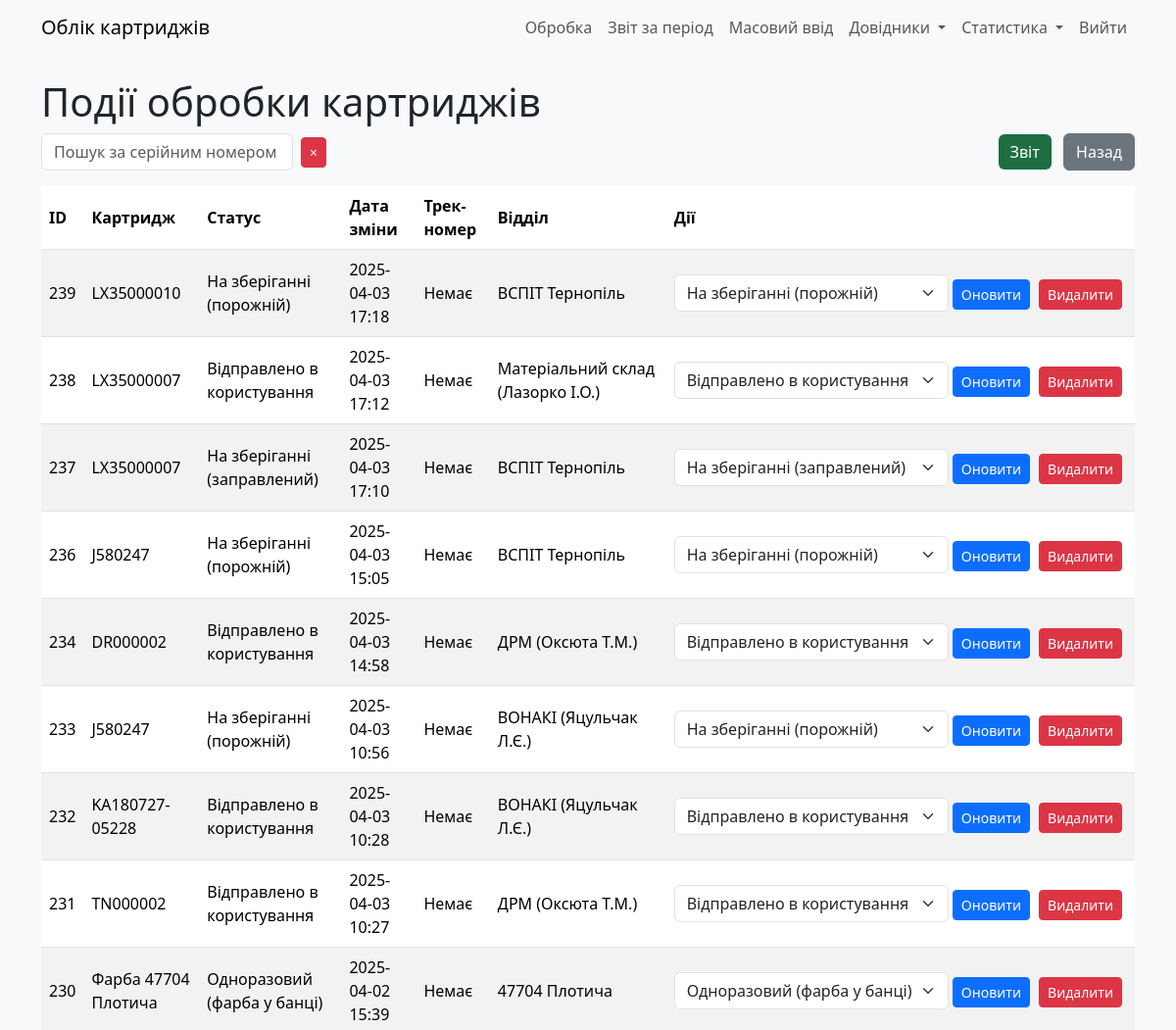
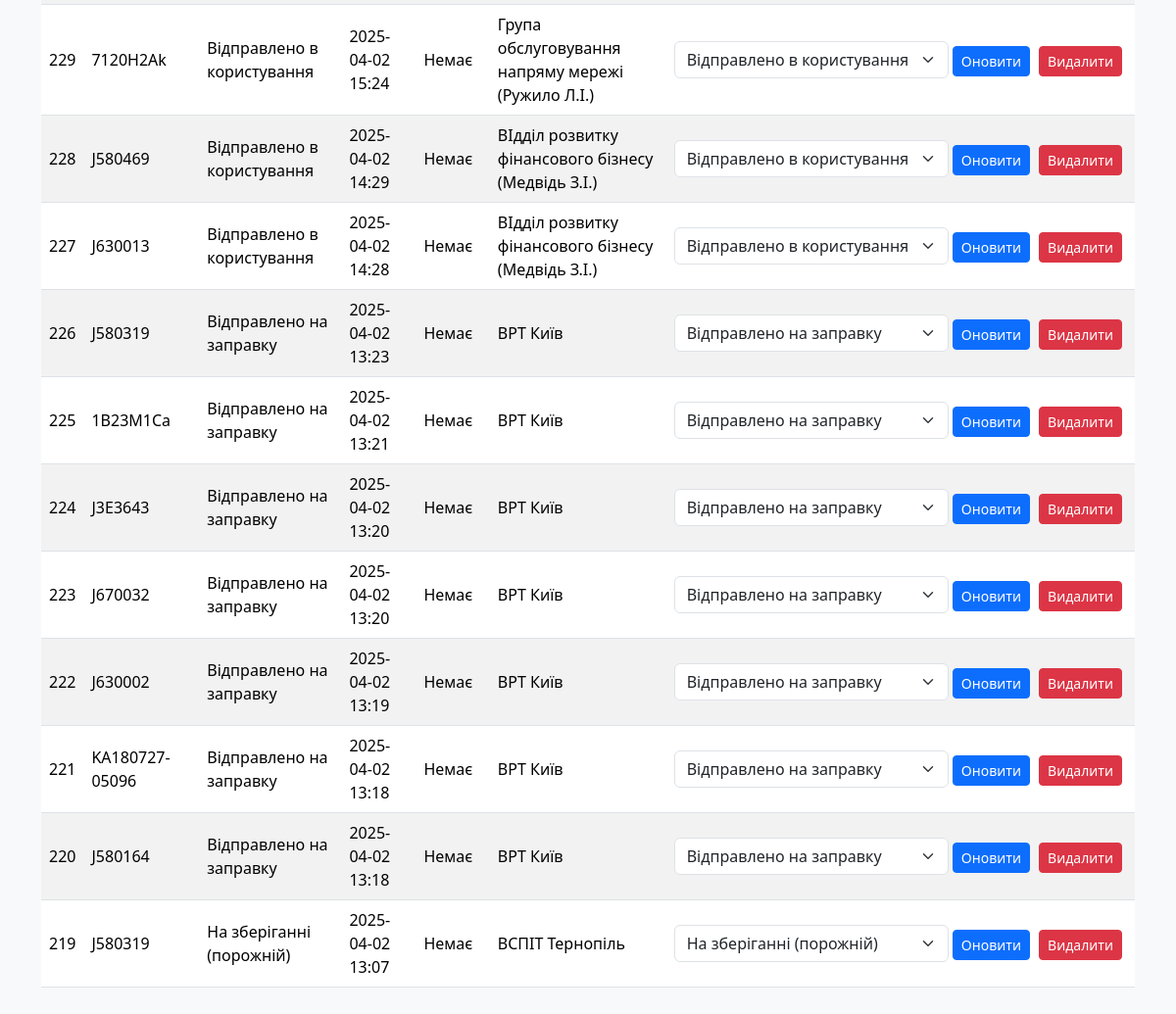
The app's page /cartridge_status (signed in), older data (2 pictures, top to bottom).
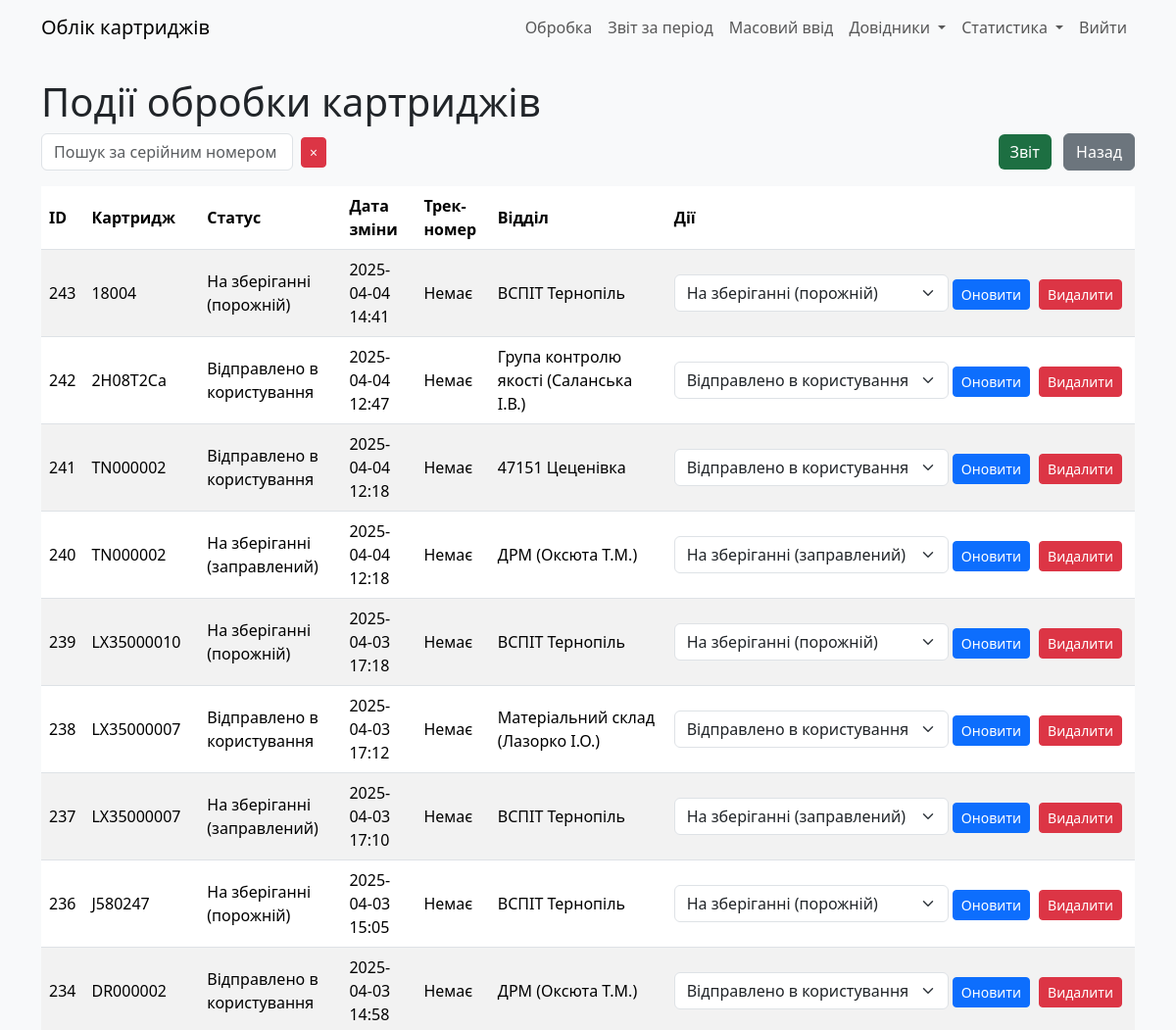
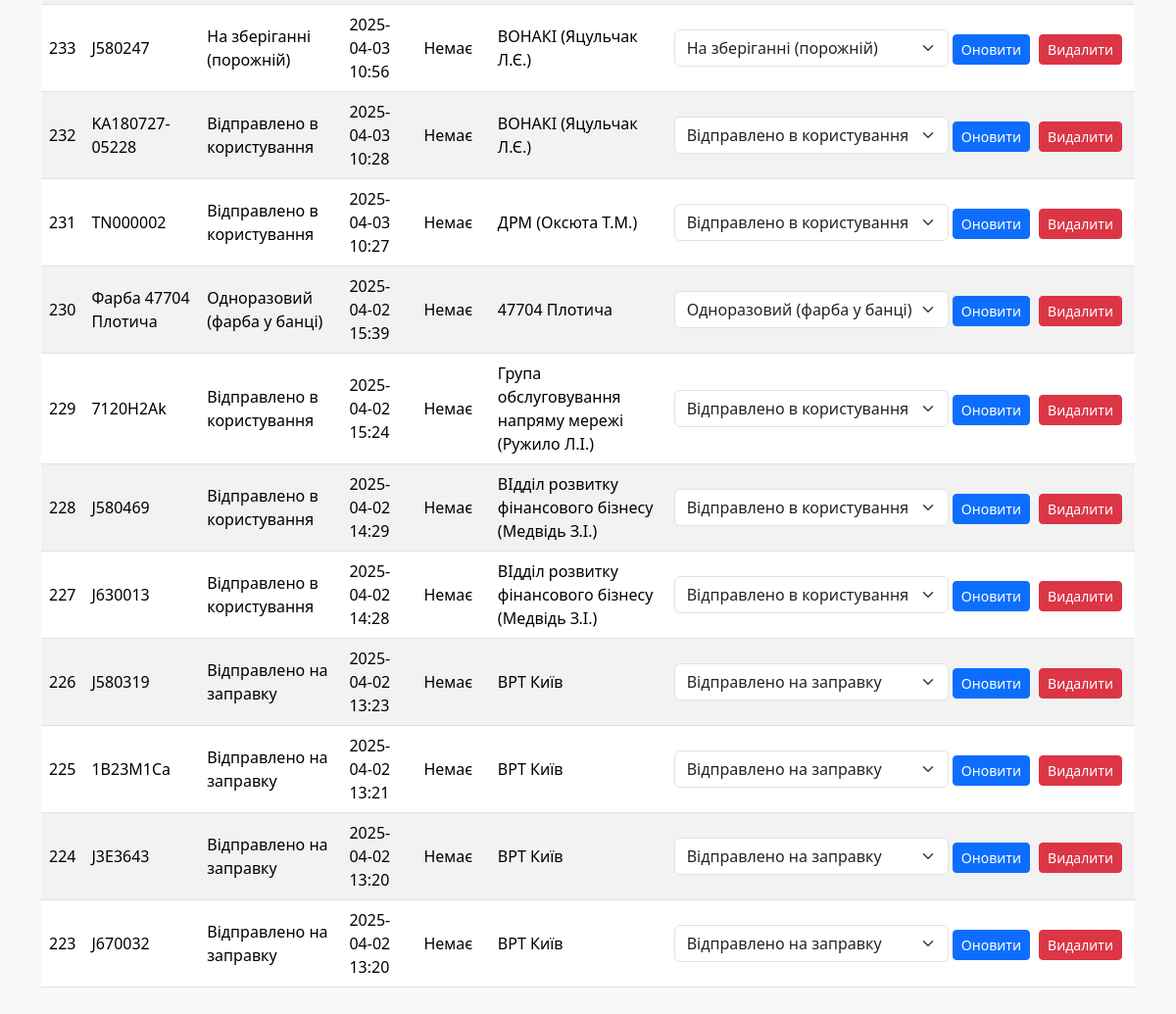
The same page, newer data (2 pictures, top to bottom).
### models.py (models this page shows)
class CartridgeStatus(db.Model):
    __tablename__ = "cartrg_status"
    id: Mapped[int] = mapped_column(primary_key=True)
    cartridge_id = mapped_column(ForeignKey(Cartridges.id))
    status: Mapped[int] = mapped_column(Integer, server_default=literal(0))
    date_ofchange: Mapped[DateTime] = mapped_column(DateTime, server_default=func.now())
    parcel_track: Mapped[str] = mapped_column(String(13), nullable=True)
    exec_dept: Mapped[int] = mapped_column(ForeignKey(RefillDept.id))
    user_updated: Mapped[int] = mapped_column(ForeignKey(User.id))
    time_updated: Mapped[DateTime] = mapped_column(DateTime, server_default=func.now())
    __table_args__ = (
        Index('idx_cartridge_date', 'cartridge_id', 'date_ofchange'),  # Композитний індекс
        Index('idx_status', 'status'),                                 # Окремий індекс для status
        Index('idx_exec_dept', 'exec_dept'),                           # Окремий індекс для exec_dept
    )

class Cartridges(db.Model):
    __tablename__ = "cartridges"
    id: Mapped[int] = mapped_column(primary_key=True)
    serial_num: Mapped[str] = mapped_column(String(255), server_default="N/A")
    in_printer: Mapped[int] = mapped_column(ForeignKey(CustomerEquipment.id), nullable=True)
    cartridge_model: Mapped[str] = mapped_column(String(255), nullable=True)  # Текстове поле
    user_updated: Mapped[int] = mapped_column(ForeignKey(User.id))
    time_updated: Mapped[DateTime] = mapped_column(DateTime, server_default=func.now())
    curr_status: Mapped[int] = mapped_column(Integer, nullable=False, default=0)
    curr_dept: Mapped[int] = mapped_column(Integer, nullable=False, default=0)
    curr_parcel_track: Mapped[str] = mapped_column(String(13), nullable=True)

class RefillDept(db.Model):
    __tablename__ = "refill_dept"
    id: Mapped[int] = mapped_column(primary_key=True)
    deptname: Mapped[str] = mapped_column(String(30))
    addr1: Mapped[str] = mapped_column(String(255))
    addr2: Mapped[str] = mapped_column(String(255))
    addr3: Mapped[str] = mapped_column(String(255))
    addr4: Mapped[str] = mapped_column(String(255))
    addr5: Mapped[str] = mapped_column(String(255))
    is_exec: Mapped[int] = mapped_column(Integer, server_default=literal(0))
    user_updated: Mapped[int] = mapped_column(ForeignKey(User.id))
    time_updated: Mapped[DateTime] = mapped_column(DateTime, server_default=func.now())

### app.py (the view)
@app.route('/cartridge_status')
@login_required
def cartridge_status():
    search = request.args.get('search', '')
    page = request.args.get('page', 1, type=int)
    per_page = 20
    query = db.session.query(CartridgeStatus, Cartridges.serial_num, RefillDept.deptname)\
                      .outerjoin(Cartridges, Cartridges.id == CartridgeStatus.cartridge_id)\
                      .outerjoin(RefillDept, RefillDept.id == CartridgeStatus.exec_dept)\
                      .order_by(CartridgeStatus.date_ofchange.desc())
    if search:
        query = query.filter(Cartridges.serial_num.ilike(f'%{search}%'))
    pagination = query.paginate(page=page, per_page=per_page, error_out=False)
    statuses = [(s[0], s[1] or 'Не вказано', s[2] or 'Не вказано') for s in pagination.items]
    return render_template('cartridge_status.html',
                           statuses=statuses,
                           search=search,
                           pagination=pagination)

### app.py (called while the page is built)
@login_manager.user_loader
def load_user(user_id):
    return User.query.get(int(user_id))

### templates/cartridge_status.html (shortened to what this page needs)
{% extends "base.html" %}
{% block content %}
    <h1>Події обробки картриджів</h1>
    <div class="mb-3 d-flex justify-content-between align-items-center">
        <div class="d-flex align-items-center">
            <input type="text" id="search" class="form-control" placeholder="Пошук за серійним номером" value="{{ search|escape }}" style="max-width: 400px;">
            <button id="clear-search" class="btn btn-danger btn-sm ms-2" title="Очистити пошук">
                <span>×</span>
            </button>
        </div>
        <div>
            <a href="{{ url_for('export_cartridge_events') }}" class="btn btn-excel me-2">Звіт</a>
            <a href="{{ url_for('index') }}" class="btn btn-secondary">Назад</a>
        </div>
    </div>
    <table class="table table-striped" id="status-table">
        <thead>
            <tr>
                <th>ID</th>
                <th>Картридж</th>
                <th>Статус</th>
                <th>Дата зміни</th>
                <th>Трек-номер</th>
                <th>Відділ</th>
                <th>Дії</th>
            </tr>
        </thead>
        <tbody id="status-table-body">
            {% for status, serial_num, deptname in statuses %}
            <tr>
                <td>{{ status.id }}</td>
                <td>{{ serial_num }}</td>
                <td>{{ {0: 'Не вказано', 1: 'На зберіганні (порожній)', 2: 'Відправлено в користування', 3: 'Відправлено на заправку', 4: 'Непридатний (списаний)', 5: 'Одноразовий (фарба у банці)', 6: 'На зберіганні (заправлений)'}[status.status] }}</td>
                <td>{{ status.date_ofchange.strftime('%Y-%m-%d %H:%M') }}</td>
                <td>{{ status.parcel_track or 'Немає' }}</td>
                <td>{{ deptname }}</td>
                <td class="actions-column">
                    <form action="{{ url_for('update_status', status_id=status.id) }}" method="POST" class="d-inline">
                        <select name="status" class="form-select d-inline w-auto">
                            <option value="1" {% if status.status == 1 %}selected{% endif %}>На зберіганні (порожній)</option>
                            <option value="2" {% if status.status == 2 %}selected{% endif %}>Відправлено в користування</option>
                            <option value="3" {% if status.status == 3 %}selected{% endif %}>Відправлено на заправку</option>
                            <option value="5" {% if status.status == 5 %}selected{% endif %}>Одноразовий (фарба у банці)</option>
                            <option value="6" {% if status.status == 6 %}selected{% endif %}>На зберіганні (заправлений)</option>
                        </select>
                        <button type="submit" class="btn btn-primary btn-sm">Оновити</button>
                    </form>
                    <form action="{{ url_for('delete_status', status_id=status.id) }}" method="POST" class="d-inline" onsubmit="return confirm('Ви впевнені, що хочете видалити цей статус?');">
                        <button type="submit" class="btn btn-danger btn-sm">Видалити</button>
                    </form>
                </td>
            </tr>
            {% endfor %}
        </tbody>
    </table>
{% endblock %}

Row changes from the older to the newer data that the page shows:
no longer on this page (row unchanged): CartridgeStatus: id "222", serial_num "J630002", status "Відправлено на заправку", date_ofchange "2025-04-02 13:19", parcel_track "Немає", deptname "ВРТ Київ"
no longer on this page (row unchanged): CartridgeStatus: id "221", serial_num "KA180727-05096", status "Відправлено на заправку", date_ofchange "2025-04-02 13:18", parcel_track "Немає", deptname "ВРТ Київ"
no longer on this page (row unchanged): CartridgeStatus: id "220", serial_num "J580164", status "Відправлено на заправку", date_ofchange "2025-04-02 13:18", parcel_track "Немає", deptname "ВРТ Київ"
no longer on this page (row unchanged): CartridgeStatus: id "219", serial_num "J580319", status "На зберіганні (порожній)", date_ofchange "2025-04-02 13:07", parcel_track "Немає", deptname "ВСПІТ Тернопіль"
added CartridgeStatus: id "243", serial_num "18004", status "На зберіганні (порожній)", date_ofchange "2025-04-04 14:41", parcel_track "Немає", deptname "ВСПІТ Тернопіль"
added CartridgeStatus: id "242", serial_num "2H08T2Ca", status "Відправлено в користування", date_ofchange "2025-04-04 12:47", parcel_track "Немає", deptname "Група контролю якості (Саланська І.В.)"
added CartridgeStatus: id "241", serial_num "TN000002", status "Відправлено в користування", date_ofchange "2025-04-04 12:18", parcel_track "Немає", deptname "47151 Цеценівка"
added CartridgeStatus: id "240", serial_num "TN000002", status "На зберіганні (заправлений)", date_ofchange "2025-04-04 12:18", parcel_track "Немає", deptname "ДРМ (Оксюта Т.М.)"
